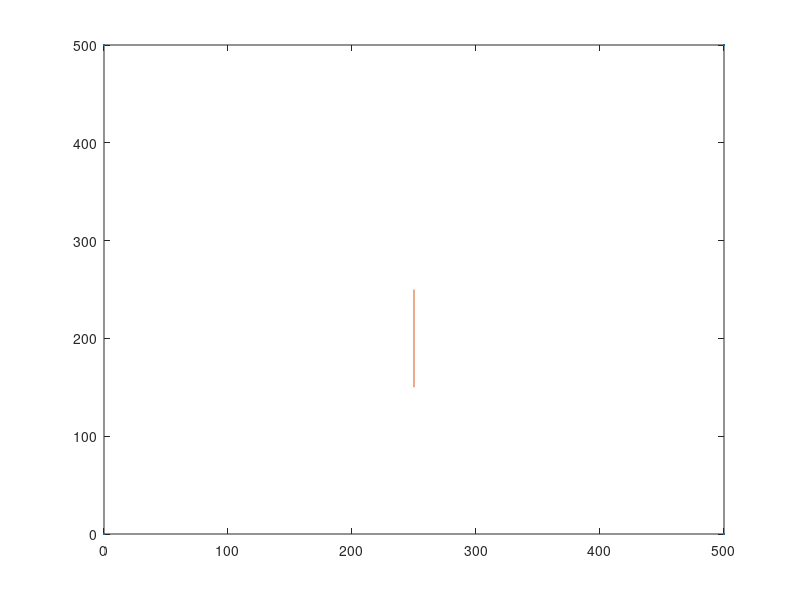

The MATLAB script that drew this image: (Note: this script raises an error after producing the figure.)
XY1=[0,0;500,0;500,500;0,500];
plot(XY1(:,1),XY1(:,2),'.')
hold on 
plot([250;250],[250,150])

% g_cr{1,1}=[220,400;
%            220,100]; %����
% 
% g_cr{2,1}=[180,400;
%            180,100]; %����
%        
% g_cr{3,1}=[280,400;
%            280,100]; %����
%        
% g_cr{4,1}=[320,400;
%            320,100]; %����
% 
% % g_cr{5,1}=[280,200;
% %            450,200]; %����
% %        
% % g_cr{6,1}=[280,230;
% %            450,230]; %����
% 
% for i=1:size(g_cr,1)
%    XY=g_cr{i,:};
%    plot(XY(:,1),XY(:,2))
%    hold on 
% end
for i=7
    g_cr=GF{i};
    subplot(1,3,i-6),
    XY1=[0,0;500,0;500,500;0,500];
    plot(XY1(:,1),XY1(:,2),'o')
    hold on
    plot([250;250],[250,150])
    plot(250,250,'o')
    grid on
    xlim([0 500])
    ylim([0 500])
    for j=1:size(g_cr,1)
        XY=g_cr{j,:};
        plot(XY(:,1),XY(:,2))
        hold on
    end
end